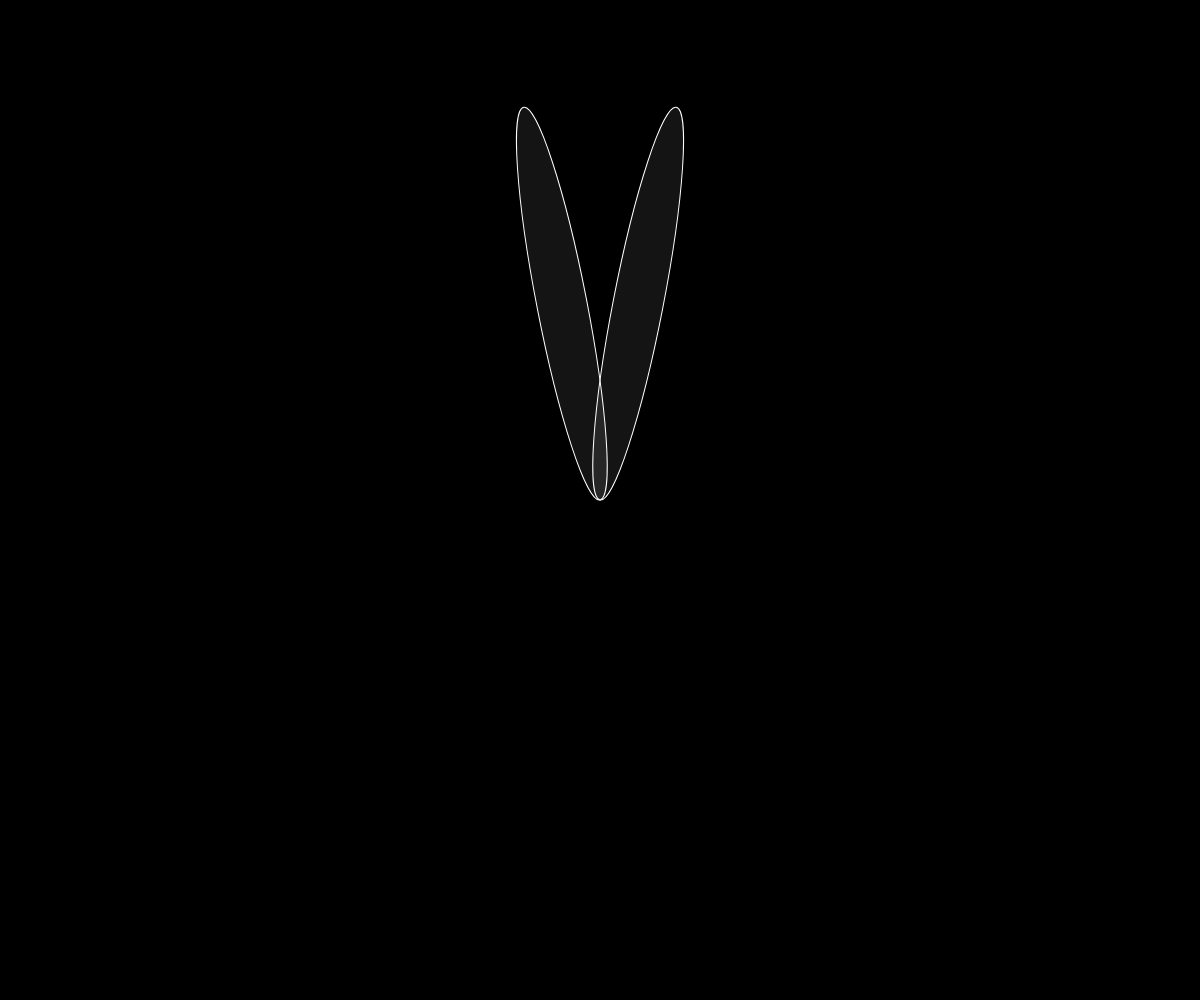
Frame 1 (no input)
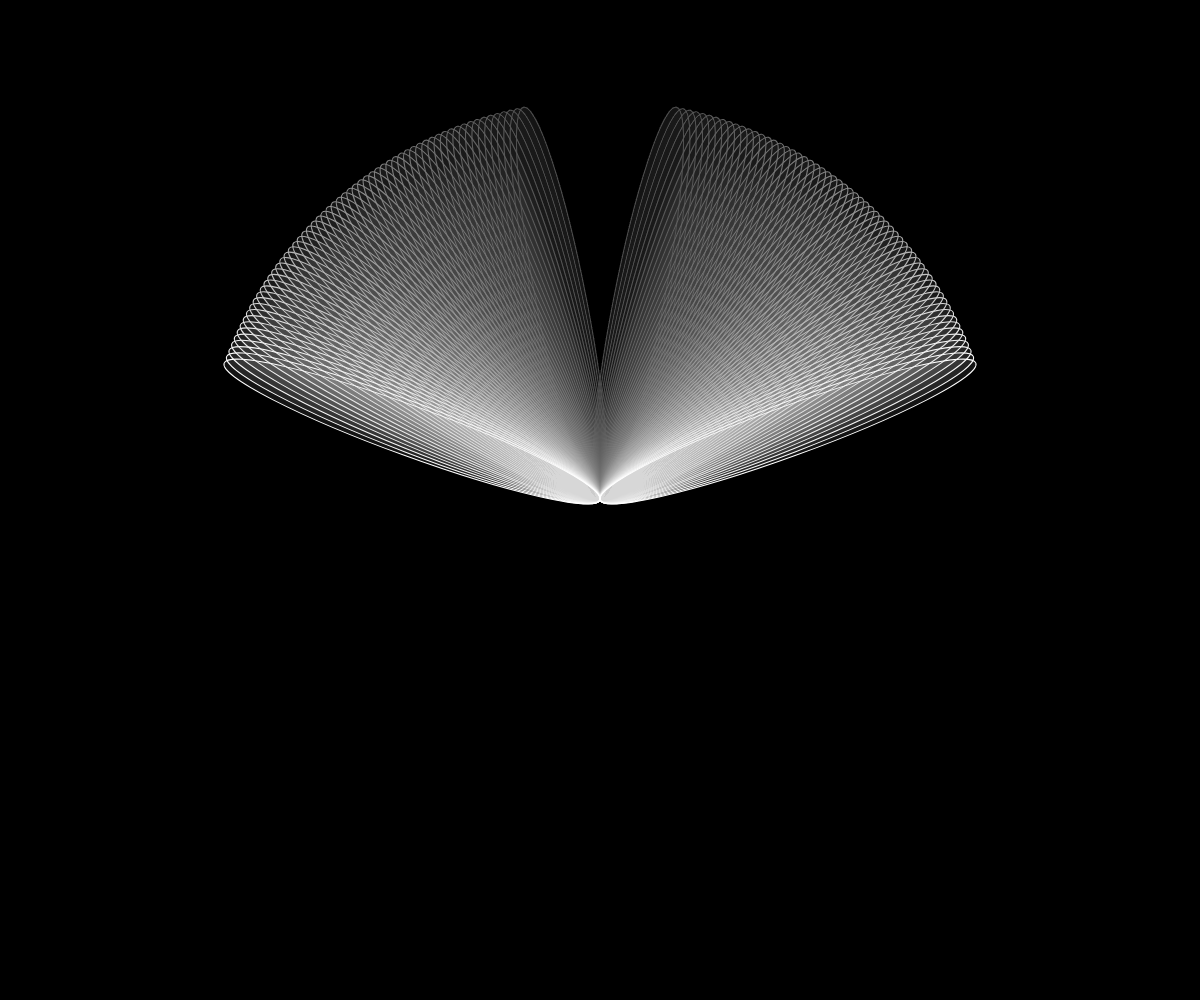
Frame 60 (no input)
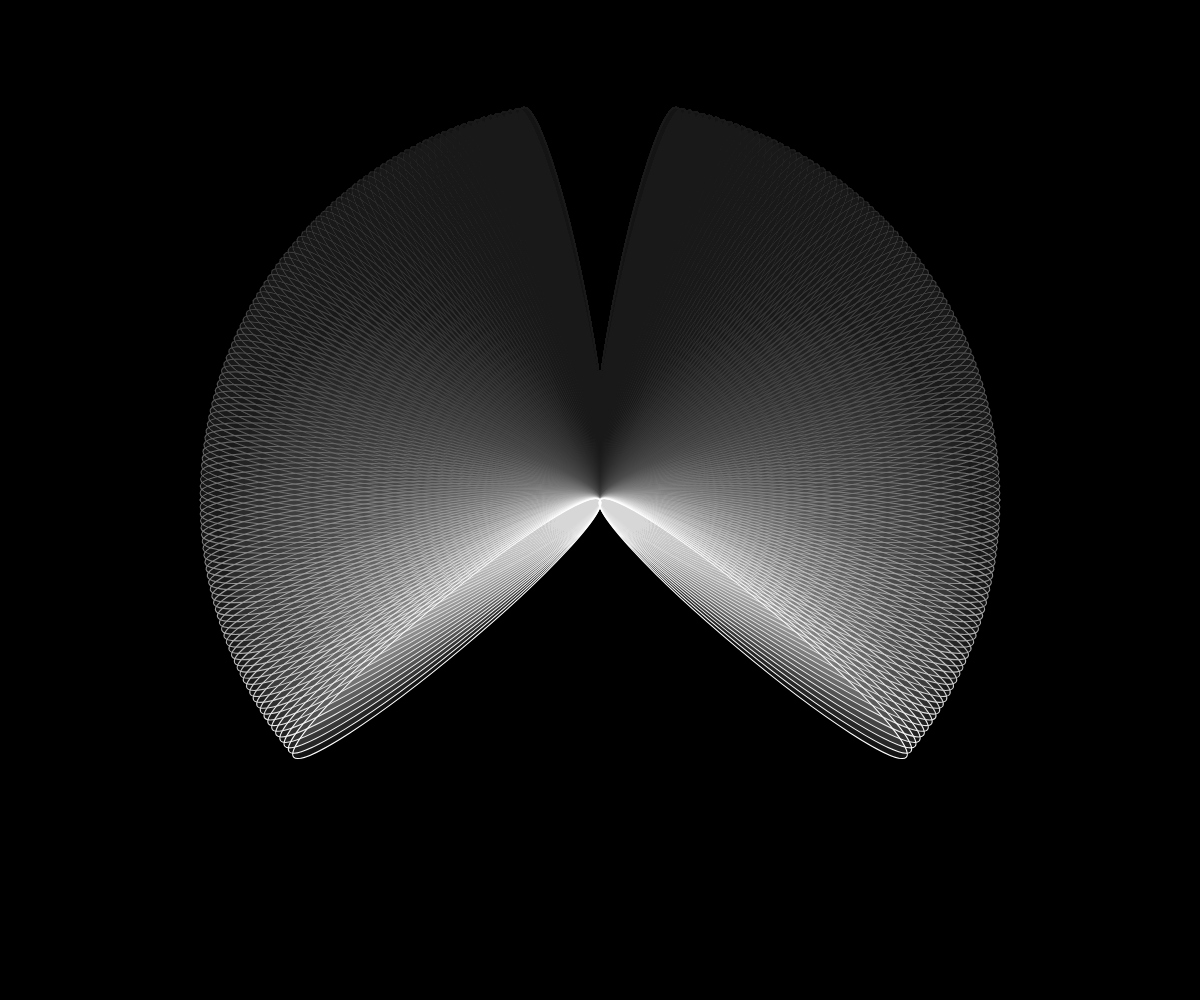
Frame 120 (the mouse pressed at the canvas centre since frame 60)

The p5.js sketch that drew these frames (run headless with seeded random() and noise() and a simulated clock; from frame 60 on, the mouse is pressed at the canvas centre):

// p5.js sketch
// ── sketch.js
let angle = 11;//Starting angle


let grow = 1;
function setup() {
  createCanvas(windowWidth, windowHeight);
  angleMode(DEGREES);
  background(0)
}

function draw() {
  background(0, 5);
  fill(255, 20)
  stroke(255)
  

  // turn back if angle is above 170 degrees
  if(abs(int(angle)) >= 170) { 
    grow= grow * -1;
  }

  

  // turn back if angle is below 10 degrees
  if(abs(int(angle)) <= 10) {
    grow= grow * -1;
    console.log("flip");
    console.log(angle);
  }

  translate(width / 2, height / 2);
  rotate(-90);
  push();
  
  rotate(angle);
  ellipse(200, 0, 400,50);
  pop()
  push();
  
  rotate(angle * -1);
  ellipse(200, 0, 400,50);
  pop();
  angle += grow;

  
}
